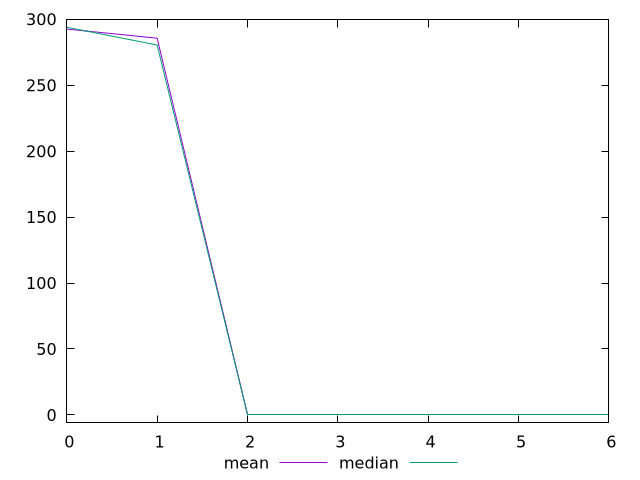

Here is the gnuplot script that generated this plot:
$_mean <<EOF
292.5920149999999
285.6973649999995
0
0
0
0
0
EOF
$_median <<EOF
294
280.49999999999955
0
0
0
0
0
EOF
set key outside below
set terminal pngcairo
set output "report_00006_2020-11-02T20-21-41.718Z/total-blocking-time/progession_mean_median.png"
set yrange [-5.88:299.88]
plot $_mean title "mean" with line ,$_median title "median" with line ,
